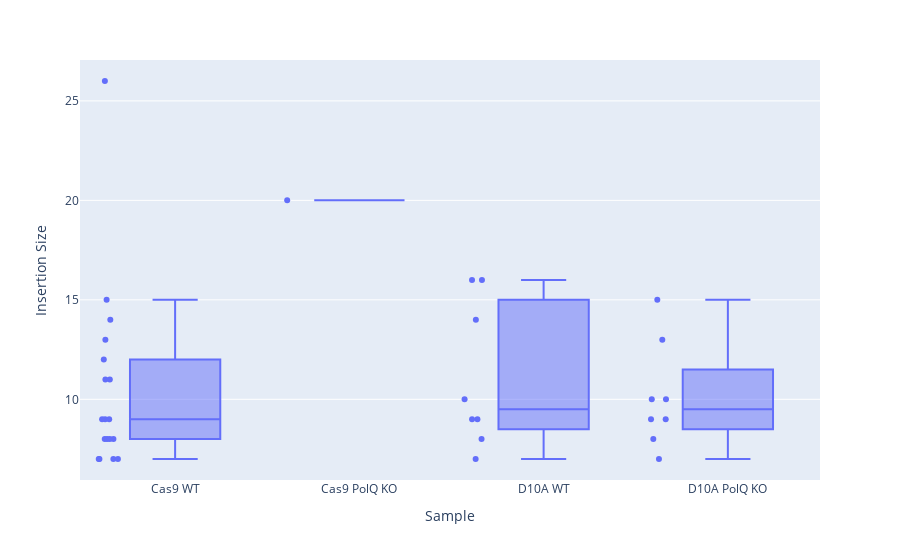

This figure's notebook cell:
### Code cell
import plotly.express as px
df = px.data.tips()
fig = px.box(appended_df, x="Sample", y="Insertion Size", points="all", color=)
fig.show()

### Figure 1 — Plotly figure (JSON) as saved in the notebook; plotly's stock layout.template omitted (floating-point values rounded to 4 significant figures)
{"data": [{"alignmentgroup": "True", "boxpoints": "all", "hovertemplate": "Sample=%{x}<br>Insertion Size=%{y}<extra></extra>", "legendgroup": "", "marker": {"color": "#636efa"}, "name": "", "notched": false, "offsetgroup": "", "orientation": "v", "showlegend": false, "type": "box", "x": ["Cas9 WT", "Cas9 WT", "Cas9 WT", "Cas9 WT", "Cas9 WT", "Cas9 WT", "Cas9 WT", "Cas9 WT", "Cas9 WT", "Cas9 WT", "Cas9 WT", "Cas9 WT", "Cas9 WT", "Cas9 WT", "Cas9 WT", "Cas9 WT", "Cas9 WT", "Cas9 WT", "Cas9 PolQ KO", "D10A WT", "D10A WT", "D10A WT", "D10A WT", "D10A WT", "D10A WT", "D10A WT", "D10A WT", "D10A PolQ KO", "D10A PolQ KO", "D10A PolQ KO", "D10A PolQ KO", "D10A PolQ KO", "D10A PolQ KO", "D10A PolQ KO", "D10A PolQ KO"], "x0": " ", "xaxis": "x", "y": [7, 13, 7, 7, 11, 8, 9, 8, 8, 9, 12, 14, 11, 7, 8, 26, 9, 15, 20, 10, 16, 9, 16, 7, 14, 8, 9, 7, 8, 9, 13, 10, 15, 10, 9], "y0": " ", "yaxis": "y"}], "layout": {"autosize": true, "boxmode": "group", "legend": {"tracegroupgap": 0}, "margin": {"t": 60}, "xaxis": {"anchor": "y", "autorange": true, "domain": [0, 1], "range": [-0.5129, 3.5], "title": {"text": "Sample"}, "type": "category"}, "yaxis": {"anchor": "x", "autorange": true, "domain": [0, 1], "range": [5.944, 27.06], "title": {"text": "Insertion Size"}, "type": "linear"}}}
